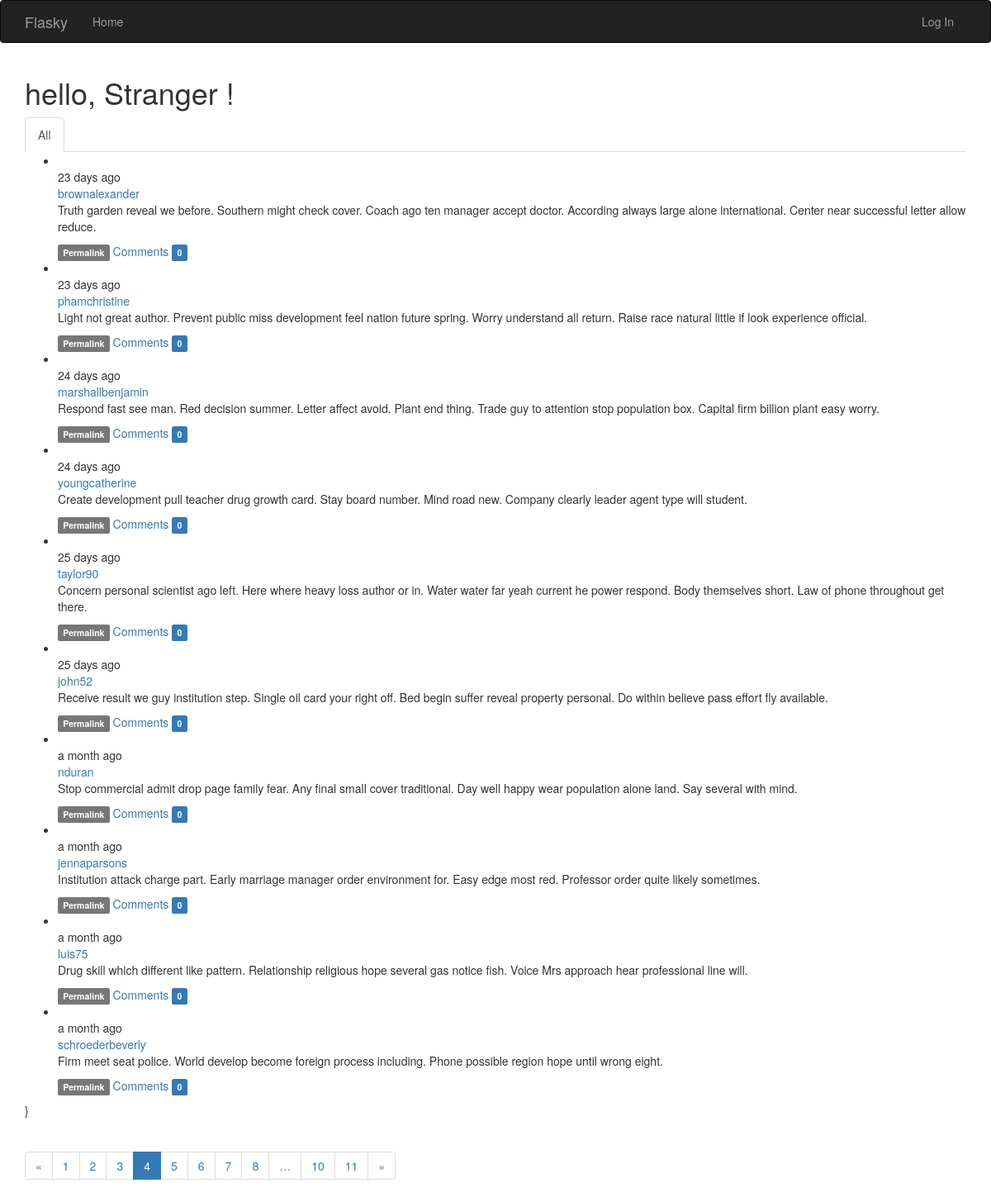
/?page=4, run on the app's committed database.
### app/models.py (models this page shows, shortened)
class Post(db.Model):
    __tablename__ = 'post'
    id = db.Column(db.Integer, primary_key=True)
    body = db.Column(db.Text)
    body_html = db.Column(db.Text)
    timestamp = db.Column(db.DateTime, index=True, default=datetime.utcnow)
    author_id = db.Column(db.Integer, db.ForeignKey('users.id'))
    comments = db.relationship('Comment', backref='post', lazy='dynamic')

class User(UserMixin, db.Model):
    __tablename__ = 'users'
    id = db.Column(db.Integer, primary_key=True)
    email = db.Column(db.String(64), unique=True, index=True)
    password_hash = db.Column(db.String(128))
    username = db.Column(db.String(64), unique=True, index=True)
    role_id = db.Column(db.Integer, db.ForeignKey('roles.id'))
    confirmed = db.Column(db.Boolean, default=False)
    name = db.Column(db.String(64))
    location = db.Column(db.String(64))
    about_me = db.Column(db.Text())
    member_since = db.Column(db.DateTime(), default=datetime.utcnow)
    last_seen = db.Column(db.DateTime(), default=datetime.utcnow)
    posts = db.relationship('Post', backref='author', lazy='dynamic')
    followed = db.relationship('Follow', foreign_keys=[Follow.follower_id],
                               backref=db.backref('follower', lazy='joined'),
                               lazy='dynamic', cascade='all, delete-orphan')
    followers = db.relationship('Follow', foreign_keys=[Follow.followed_id],
                                backref=db.backref('followed', lazy='joined'),
                                lazy='dynamic', cascade='all, delete-orphan')
    comments = db.relationship('Comment', backref='author', lazy='dynamic')
    @property
    def password(self):
        raise AttributeError('Password is not a readable attribute!')

### app/main/views.py (the view)
@main.route('/', methods=['GET', 'POST'])
def index():
    form = PostForm()
    if current_user.can(Permission.WRITE) and form.validate_on_submit():
        post = Post(body=form.body.data, author=current_user._get_current_object())
        db.session.add(post)
        db.session.commit()
        return redirect(url_for('.index'))
    page = request.args.get('page', 1, type=int)
    show_followed = False
    if current_user.is_authenticated:
        show_followed = bool(request.cookies.get('show_followed', ''))
    if show_followed:
        query = current_user.followed_posts
    else:
        query = Post.query
    pagination = query.order_by(Post.timestamp.desc()).paginate(
        page, per_page=current_app.config['FLASK_POSTS_PER_PAGE'], error_out=False)
    posts = pagination.items
    return render_template('index.html', form=form, posts=posts, show_followed=show_followed, pagination=pagination)

### app/auth/views.py (called while the page is built)
@auth.before_app_request
def before_request():
    if current_user.is_authenticated:
        current_user.ping()
        if not current_user.confirmed \
                and request.blueprint != 'auth' \
                and request.endpoint != 'static':
            return redirect(url_for('auth.unconfirmed'))

### app/main/__init__.py (called while the page is built)
@main.app_context_processor
def inject_permission():
    return dict(Permission=Permission)

### app/models.py (called while the page is built)
    def can(self, permission):
        return False

    def is_administrator(self):
        return False

### app/templates/index.html (shortened to what this page needs)
{% extends 'base.html' %}
{% import 'bootstrap/wtf.html' as wtf %}
{% import '_macro.html' as macro %}
{% block navbar %}
{{ super() }}
{% endblock %}
{% block page_content %}
<div>
    <h1>hello,
        {% if current_user.is_authenticated %}
        {{ current_user.username }}
        {% else %}
        Stranger
        {% endif %}!
    </h1>
</div>
<div class="post-tabs">
    <ul class="nav nav-tabs">
        <li{% if not show_followed %} class="active"{% endif %}><a href="{{ url_for('.show_all') }}">All</a></li>
    </ul>
    {% include '_posts.html' %}}
</div>
<div class="pagination">
        {{ macro.pagination_widget(pagination, '.index') }}
    </div>
{% endblock %}

### app/templates/_posts.html (shortened to what this page needs)
<ul class="posts">
    {% for post in posts %}
    <li class="post">
        <div class="profile-thumbnail">
        </div>
        <div class="post-date">{{ moment(post.timestamp).fromNow() }}</div>
        <div class="post-author">
            <a href="{{ url_for('.user', username=post.author.username) }}">
                {{ post.author.username }}
            </a>
        </div>
        <div class="post-content">
            <div class="post-body">
            {% if post.body_html %}
                {{ post.body_html | safe }}
            {% else %}
                {{ post.body }}
            {% endif %}
            </div>
            <div class="post-footer">
                <a href="{{ url_for('.post', id=post.id) }}"><span class="label label-default">Permalink</span></a>
                <a href="{{ url_for('.post', id=post.id) }}#comments">Comments
                    <span class="label label-primary">{{ post.comments.count() }}</span>
                </a>
            </div>
        </div>
    </li>
    {% endfor %}
</ul>

### data on the page
Post: timestamp "23 days ago", author.username "brownalexander", body_html "Truth garden reveal we before. Southern might check cover. Coach ago ten manager accept doctor. According always large alone international. Center near successful letter allow reduce.", comments.count "0"
Post: timestamp "23 days ago", author.username "phamchristine", body_html "Light not great author. Prevent public miss development feel nation future spring. Worry understand all return. Raise race natural little if look experience official.", comments.count "0"
Post: timestamp "24 days ago", author.username "marshallbenjamin", body_html "Respond fast see man. Red decision summer. Letter affect avoid. Plant end thing. Trade guy to attention stop population box. Capital firm billion plant easy worry.", comments.count "0"
Post: timestamp "24 days ago", author.username "youngcatherine", body_html "Create development pull teacher drug growth card. Stay board number. Mind road new. Company clearly leader agent type will student.", comments.count "0"
Post: timestamp "25 days ago", author.username "taylor90", body_html "Concern personal scientist ago left. Here where heavy loss author or in. Water water far yeah current he power respond. Body themselves short. Law of phone throughout get there.", comments.count "0"
Post: timestamp "25 days ago", author.username "john52", body_html "Receive result we guy institution step. Single oil card your right off. Bed begin suffer reveal property personal. Do within believe pass effort fly available.", comments.count "0"
Post: timestamp "a month ago", author.username "nduran", body_html "Stop commercial admit drop page family fear. Any final small cover traditional. Day well happy wear population alone land. Say several with mind.", comments.count "0"
Post: timestamp "a month ago", author.username "jennaparsons", body_html "Institution attack charge part. Early marriage manager order environment for. Easy edge most red. Professor order quite likely sometimes.", comments.count "0"
Post: timestamp "a month ago", author.username "luis75", body_html "Drug skill which different like pattern. Relationship religious hope several gas notice fish. Voice Mrs approach hear professional line will.", comments.count "0"
Post: timestamp "a month ago", author.username "schroederbeverly", body_html "Firm meet seat police. World develop become foreign process including. Phone possible region hope until wrong eight.", comments.count "0"

### other printed values
{{ p }} "1" "2" "3" "5" "6" "7" "8" "10" "11"
{{ p }} "4"
